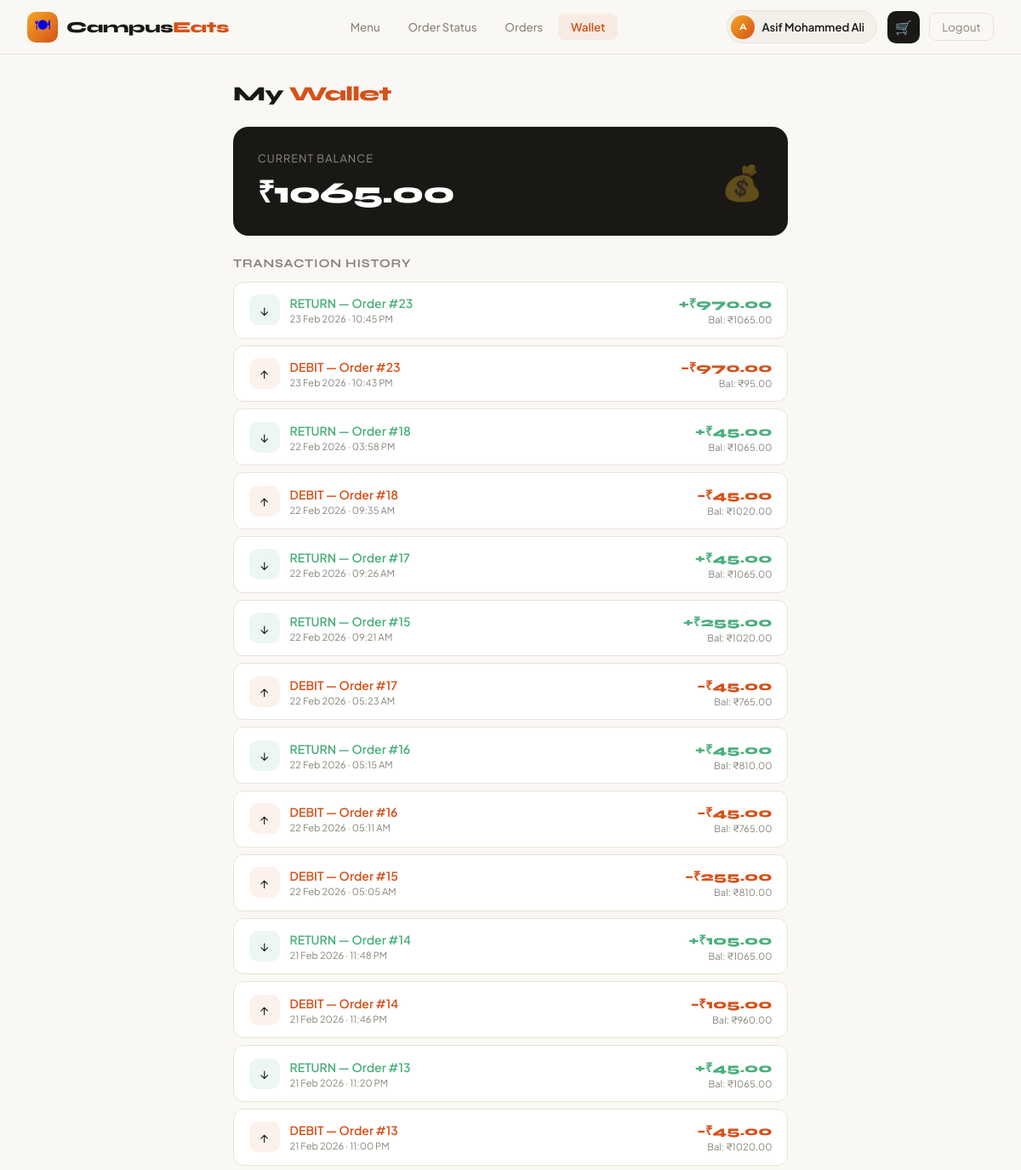
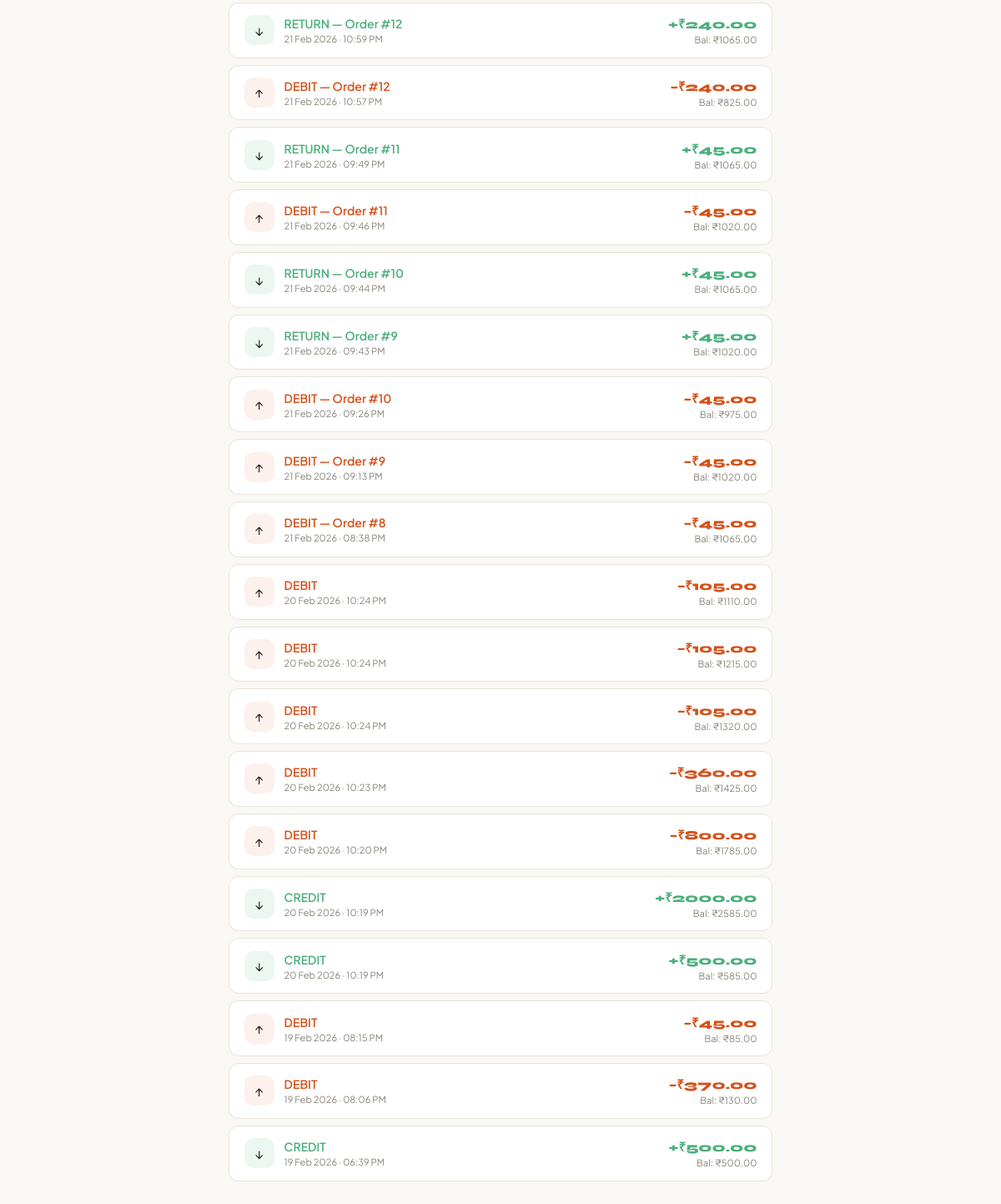
/wallet/ (signed in), run on the app's committed database (2 pictures, top to bottom).
### admindashboard/models.py (models this page shows, shortened)
class User(models.Model):
    ROLE_CHOICES = (
        ("ADMIN", "Admin"),
        ("STAFF", "Staff"),
        ("STUDENT", "Student"),
    )
    name             = models.CharField(max_length=150)
    admission_number = models.CharField(max_length=50, unique=True, null=True, blank=True)  # mandatory for STUDENT only
    email            = models.EmailField(unique=True)
    phone            = models.CharField(max_length=15, blank=True)
    password         = models.CharField(max_length=255)  # store hashed password
    role             = models.CharField(max_length=10, choices=ROLE_CHOICES, default="STUDENT")
    is_blocked       = models.BooleanField(default=False)
    created_at       = models.DateTimeField(auto_now_add=True)
    class Meta:
        db_table = "users"

### student/models.py (models this page shows, shortened)
class Wallet(models.Model):
    TRANSACTION_CHOICES = (
        ("CREDIT", "Credit"),   # recharge / refund
        ("DEBIT",  "Debit"),    # order payment
        ("RETURN", "Return"), # refund for cancelled/rejected order
    )
    user             = models.ForeignKey(User, on_delete=models.CASCADE, related_name='wallet_transactions')
    balance          = models.DecimalField(max_digits=10, decimal_places=2)   # balance after this transaction
    amount           = models.DecimalField(max_digits=10, decimal_places=2)   # transaction amount
    transaction_type = models.CharField(max_length=6, choices=TRANSACTION_CHOICES)
    order            = models.ForeignKey(Order, on_delete=models.SET_NULL, null=True, blank=True, related_name='wallet_transactions')
    date             = models.DateField(auto_now_add=True)
    time             = models.TimeField(auto_now_add=True)
    class Meta:
        db_table = "wallet"

class Order(models.Model):
    STATUS_CHOICES = (
        ("PENDING",    "Pending"),
        ("CONFIRMED",  "Confirmed"),
        ("PREPARING",  "Preparing"),
        ("READY",      "Ready"),
        ("COMPLETED",  "Completed"),
        ("CANCELLED",  "Cancelled"),
        ("REJECTED",   "Rejected"),
        ("DELIVERED",  "Delivered"),
    )
    user            = models.ForeignKey(User, on_delete=models.CASCADE, related_name='orders')
    accepted_by     = models.ForeignKey(User, on_delete=models.SET_NULL, null=True, blank=True, related_name='accepted_orders')
    total_amount    = models.DecimalField(max_digits=10, decimal_places=2)
    status          = models.CharField(max_length=15, choices=STATUS_CHOICES, default="PENDING")
    date            = models.DateField(auto_now_add=True)
    ordered_at      = models.DateTimeField(auto_now_add=True)
    delivered_at    = models.DateTimeField(null=True, blank=True)
    rejected_reason = models.TextField(blank=True, null=True)
    class Meta:
        db_table = "orders"

### student/views.py (the view)
# urls.py: path('wallet/', s_views.student_wallet,       name='student_wallet'),
def student_wallet(request):
    if not is_student(request):
        return redirect('login')
    user         = get_object_or_404(User, id=request.session['user_id'])
    transactions = Wallet.objects.filter(user=user).order_by('-date', '-time')
    balance      = get_wallet_balance(user)
    return render(request, 'student_wallet.html', {
        'user':         user,
        'transactions': transactions,
        'balance':      balance,
        'cart_count':   get_cart_count(user),
    })

### student/views.py (called while the page is built)
def is_student(request):
    return request.session.get('user_id') and request.session.get('role') == 'STUDENT'

def get_wallet_balance(user):
    last = Wallet.objects.filter(user=user).order_by('-date', '-time').first()
    return last.balance if last else 0

def get_cart_count(user):
    try:
        cart = Cart.objects.get(user=user)
        return cart.items.filter(order_id__isnull=True).count()
    except Cart.DoesNotExist:
        return 0

### templates/student_wallet.html (shortened to what this page needs)
<!DOCTYPE html>
<html lang="en">
<head>
</head>
<body>
<header>
  <a href="{% url 'student_dashboard' %}" class="logo">
    <div class="logo-mark">🍽</div>
    <div class="logo-text">Campus<span>Eats</span></div>
  </a>
  <nav class="header-nav">
    <a href="{% url 'student_dashboard' %}"     class="nav-link">Menu</a>
    <a href="{% url 'student_order_status' %}"  class="nav-link ">Order Status</a>
    <a href="{% url 'order_history_student' %}" class="nav-link">Orders</a>
    <a href="{% url 'student_wallet' %}"        class="nav-link active">Wallet</a>
  </nav>
  <div class="header-right">
    <div class="user-chip">
      <div class="user-avatar">{{ user.name|first|upper }}</div>
      <span class="user-name">{{ user.name }}</span>
    </div>
    <a href="{% url 'view_cart' %}" class="cart-btn">
      🛒
    </a>
    <a href="{% url 'logout' %}" class="btn-logout">Logout</a>
  </div>
</header>
<div class="content">
  <div class="page-title">My <span>Wallet</span></div>
  <div class="balance-card">
    <div>
      <div class="balance-label">Current Balance</div>
      <div class="balance-amount">₹{{ balance|floatformat:2 }}</div>
    </div>
    <div class="balance-icon">💰</div>
  </div>
<div class="section-label">Transaction History</div>
  {% if transactions %}
    <div class="txn-list">
      {% for txn in transactions %}
        <div class="txn-row">
          <div class="txn-icon {% if txn.transaction_type == 'CREDIT' or txn.transaction_type == 'RETURN' %}credit{% else %}debit{% endif %}">
            {% if txn.transaction_type == 'CREDIT' or txn.transaction_type == 'RETURN' %}
              ↓
            {% else %}
              ↑
            {% endif %}
          </div>
          <div class="txn-info">
            <div class="txn-type {% if txn.transaction_type == 'CREDIT' or txn.transaction_type == 'RETURN' %}credit{% else %}debit{% endif %}">
              {{ txn.transaction_type|capfirst }}
              {% if txn.order %} — Order #{{ txn.order.id }}{% endif %}
            </div>
            <div class="txn-meta">
              {{ txn.date|date:"d M Y" }} · {{ txn.time|time:"h:i A" }}
            </div>
          </div>
          <div class="txn-right">
            <div class="txn-amount {% if txn.transaction_type == 'CREDIT' or txn.transaction_type == 'RETURN' %}credit{% else %}debit{% endif %}">
              {% if txn.transaction_type == 'CREDIT' or txn.transaction_type == 'RETURN' %}
                +₹{{ txn.amount|floatformat:2 }}
              {% else %}
                −₹{{ txn.amount|floatformat:2 }}
              {% endif %}
            </div>
            <div class="txn-balance">
              Bal: ₹{{ txn.balance|floatformat:2 }}
            </div>
          </div>
        </div>
      {% endfor %}
    </div>
  {% else %}
    <div class="empty-state">No transactions yet.</div>
  {% endif %}
</div>
</body>
</html>

### templates/student_wallet.html (style rules this page uses)
*, *::before, *::after { box-sizing: border-box; margin: 0; padding: 0; }
:root { --bg:#faf8f4; --bg2:#f3f0ea; --card:#fff; --border:#e8e3d9; --accent:#d4521a; --accent2:#f5a623; --text:#1a1815; --muted:#8a847a; --muted2:#c5bfb4; --dark:#1a1815; --success:#4caf7d; --error:#ff5c5c; }
body { background: var(--bg); color: var(--text); font-family: 'Plus Jakarta Sans', sans-serif; min-height: 100vh; }
header { position: sticky; top: 0; z-index: 100; background: rgba(250,248,244,0.9); backdrop-filter: blur(16px); border-bottom: 1px solid var(--border); padding: 0 2rem; height: 64px; display: flex; align-items: center; justify-content: space-between; }
.logo { display: flex; align-items: center; gap: 10px; text-decoration: none; }
.logo-mark { width: 36px; height: 36px; background: linear-gradient(135deg, var(--accent2), var(--accent)); border-radius: 10px; display: grid; place-items: center; font-size: 1.1rem; }
.logo-text { font-family: 'Syne', sans-serif; font-weight: 800; font-size: 1.15rem; color: var(--text); letter-spacing: -0.02em; }
.logo-text span { color: var(--accent); }
.header-nav { display: flex; align-items: center; gap: 0.25rem; }
.nav-link { padding: 0.45rem 0.9rem; border-radius: 8px; text-decoration: none; color: var(--muted); font-size: 0.83rem; font-weight: 500; transition: background 0.15s, color 0.15s; }
.nav-link.active { background: rgba(212,82,26,0.08); color: var(--accent); font-weight: 600; }
.header-right { display: flex; align-items: center; gap: 0.7rem; }
.user-chip { display: flex; align-items: center; gap: 8px; background: var(--bg2); border: 1px solid var(--border); border-radius: 30px; padding: 0.28rem 0.9rem 0.28rem 0.28rem; }
.user-avatar { width: 28px; height: 28px; background: linear-gradient(135deg, var(--accent2), var(--accent)); border-radius: 50%; display: grid; place-items: center; font-size: 0.7rem; font-weight: 700; color: #fff; font-family: 'Syne', sans-serif; }
.user-name { font-size: 0.82rem; font-weight: 600; }
.cart-btn { position: relative; width: 38px; height: 38px; border-radius: 10px; background: var(--dark); border: none; color: #fff; font-size: 1rem; display: grid; place-items: center; cursor: pointer; text-decoration: none; }
.btn-logout { padding: 0.42rem 0.9rem; border-radius: 8px; border: 1px solid var(--border); background: transparent; color: var(--muted); font-family: 'Plus Jakarta Sans', sans-serif; font-size: 0.82rem; cursor: pointer; text-decoration: none; }
.content { max-width: 700px; margin: 0 auto; padding: 2rem 1.5rem; }
.page-title { font-family: 'Syne', sans-serif; font-weight: 800; font-size: 1.5rem; letter-spacing: -0.03em; margin-bottom: 1.5rem; }
.page-title span { color: var(--accent); }
.balance-card { background: var(--dark); color: #fff; border-radius: 18px; padding: 1.8rem; margin-bottom: 1.5rem; display: flex; align-items: center; justify-content: space-between; }
.balance-label { font-size: 0.8rem; color: rgba(255,255,255,0.5); text-transform: uppercase; letter-spacing: 0.08em; margin-bottom: 0.4rem; }
.balance-amount { font-family: 'Syne', sans-serif; font-weight: 900; font-size: 2.2rem; letter-spacing: -0.03em; }
.balance-icon { font-size: 2.5rem; opacity: 0.3; }
.txn-list { display: flex; flex-direction: column; gap: 8px; }
.txn-row { display: flex; align-items: center; gap: 12px; background: var(--card); border: 1px solid var(--border); border-radius: 12px; padding: 0.9rem 1.1rem; animation: rowIn 0.3s ease both; }
.txn-icon { width: 36px; height: 36px; border-radius: 10px; display: grid; place-items: center; font-size: 0.95rem; flex-shrink: 0; }
.txn-icon.credit { background: rgba(76,175,125,0.1); }
.txn-icon.debit { background: rgba(212,82,26,0.08); }
.txn-info { flex: 1; }
.txn-type { font-weight: 600; font-size: 0.875rem; }
.txn-type.credit { color: var(--success); }
.txn-type.debit { color: var(--accent); }
.txn-meta { font-size: 0.7rem; color: var(--muted); margin-top: 2px; }
.txn-right { text-align: right; flex-shrink: 0; }
.txn-amount { font-family: 'Syne', sans-serif; font-weight: 800; font-size: 0.95rem; }
.txn-amount.credit { color: var(--success); }
.txn-amount.debit { color: var(--accent); }
.txn-balance { font-size: 0.7rem; color: var(--muted); margin-top: 2px; }
.section-label { font-family: 'Syne', sans-serif; font-weight: 700; font-size: 0.88rem; margin-bottom: 0.8rem; color: var(--muted); text-transform: uppercase; letter-spacing: 0.06em; }

### data on the page
User: name|first "A", name "Asif Mohammed Ali"
Wallet: balance "1065.00", transaction_type "RETURN", order.id "23", date "23 Feb 2026", time "10:45 PM", amount "970.00"
Wallet: transaction_type "DEBIT", order.id "23", date "23 Feb 2026", time "10:43 PM", amount "970.00", balance "95.00"
Wallet: transaction_type "RETURN", order.id "18", date "22 Feb 2026", time "03:58 PM", amount "45.00", balance "1065.00"
Wallet: transaction_type "DEBIT", order.id "18", date "22 Feb 2026", time "09:35 AM", amount "45.00", balance "1020.00"
Wallet: transaction_type "RETURN", order.id "17", date "22 Feb 2026", time "09:26 AM", amount "45.00", balance "1065.00"
Wallet: transaction_type "RETURN", order.id "15", date "22 Feb 2026", time "09:21 AM", amount "255.00", balance "1020.00"
Wallet: transaction_type "DEBIT", order.id "17", date "22 Feb 2026", time "05:23 AM", amount "45.00", balance "765.00"
Wallet: transaction_type "RETURN", order.id "16", date "22 Feb 2026", time "05:15 AM", amount "45.00", balance "810.00"
Wallet: transaction_type "DEBIT", order.id "16", date "22 Feb 2026", time "05:11 AM", amount "45.00", balance "765.00"
Wallet: transaction_type "DEBIT", order.id "15", date "22 Feb 2026", time "05:05 AM", amount "255.00", balance "810.00"
Wallet: transaction_type "RETURN", order.id "14", date "21 Feb 2026", time "11:48 PM", amount "105.00", balance "1065.00"
Wallet: transaction_type "DEBIT", order.id "14", date "21 Feb 2026", time "11:46 PM", amount "105.00", balance "960.00"
Wallet: transaction_type "RETURN", order.id "13", date "21 Feb 2026", time "11:20 PM", amount "45.00", balance "1065.00"
Wallet: transaction_type "DEBIT", order.id "13", date "21 Feb 2026", time "11:00 PM", amount "45.00", balance "1020.00"
Wallet: transaction_type "RETURN", order.id "12", date "21 Feb 2026", time "10:59 PM", amount "240.00", balance "1065.00"
Wallet: transaction_type "DEBIT", order.id "12", date "21 Feb 2026", time "10:57 PM", amount "240.00", balance "825.00"
Wallet: transaction_type "RETURN", order.id "11", date "21 Feb 2026", time "09:49 PM", amount "45.00", balance "1065.00"
Wallet: transaction_type "DEBIT", order.id "11", date "21 Feb 2026", time "09:46 PM", amount "45.00", balance "1020.00"
Wallet: transaction_type "RETURN", order.id "10", date "21 Feb 2026", time "09:44 PM", amount "45.00", balance "1065.00"
Wallet: transaction_type "RETURN", order.id "9", date "21 Feb 2026", time "09:43 PM", amount "45.00", balance "1020.00"
Wallet: transaction_type "DEBIT", order.id "10", date "21 Feb 2026", time "09:26 PM", amount "45.00", balance "975.00"
Wallet: transaction_type "DEBIT", order.id "9", date "21 Feb 2026", time "09:13 PM", amount "45.00", balance "1020.00"
Wallet: transaction_type "DEBIT", order.id "8", date "21 Feb 2026", time "08:38 PM", amount "45.00", balance "1065.00"
Wallet: transaction_type "DEBIT", date "20 Feb 2026", time "10:24 PM", amount "105.00", balance "1110.00"
Wallet: transaction_type "DEBIT", date "20 Feb 2026", time "10:24 PM", amount "105.00", balance "1215.00"
Wallet: transaction_type "DEBIT", date "20 Feb 2026", time "10:24 PM", amount "105.00", balance "1320.00"
Wallet: transaction_type "DEBIT", date "20 Feb 2026", time "10:23 PM", amount "360.00", balance "1425.00"
Wallet: transaction_type "DEBIT", date "20 Feb 2026", time "10:20 PM", amount "800.00", balance "1785.00"
Wallet: transaction_type "CREDIT", date "20 Feb 2026", time "10:19 PM", amount "2000.00", balance "2585.00"
Wallet: transaction_type "CREDIT", date "20 Feb 2026", time "10:19 PM", amount "500.00", balance "585.00"
Wallet: transaction_type "DEBIT", date "19 Feb 2026", time "08:15 PM", amount "45.00", balance "85.00"
Wallet: transaction_type "DEBIT", date "19 Feb 2026", time "08:06 PM", amount "370.00", balance "130.00"
Wallet: transaction_type "CREDIT", date "19 Feb 2026", time "06:39 PM", amount "500.00", balance "500.00"
